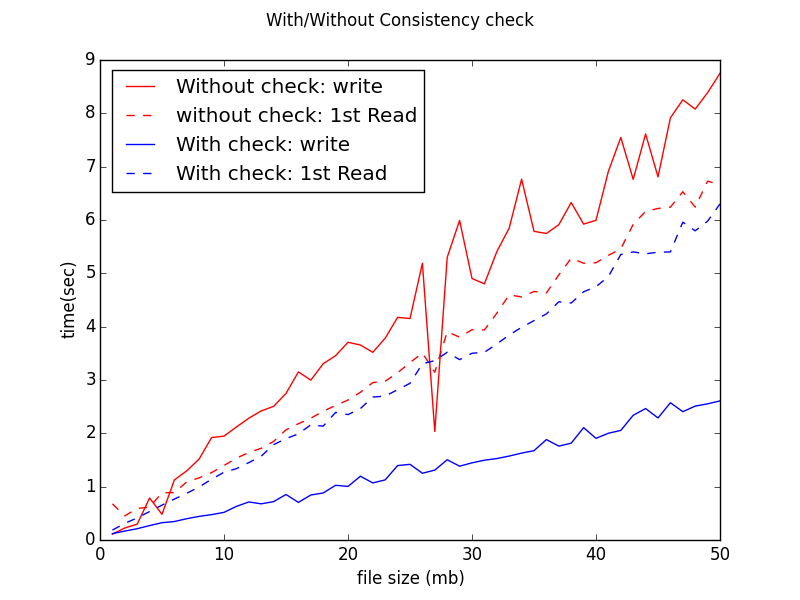

The script that saved this image:
#!/usr/bin/python
import sys
import math
import numpy as np
import matplotlib.pyplot as plt
from os import listdir
from os.path import isfile, join

#===============================
def ReadData(filename):
  with open(filename) as f:
    data = f.read()
  data = data.split('\n')
  return data 

def ReadList3(data):
  n = []
  r1 = []
  r2 = []
  for line in data:
    if line.strip(' '):
      elements = line.split(',')
      n.append(int(elements[0]))
      r1.append(float(elements[1]))
      r2.append(float(elements[2]))
  return n, r1, r2

def ReadList1(data):
  n = []
  w = []
  r1 = []
  r2 = []
  for line in data:
    if line.strip(' '):
      elements = line.split(',')
      n.append(int(elements[0]))
      w.append(float(elements[1]))
      r1.append(float(elements[2]))
      r2.append(float(elements[3]))
  return n, w, r1, r2


#==================================
def DrawFig(filename):
  #average of log time
  data0 = ReadData("norele_single_rw.csv")
  data1 = ReadData("single_rw.csv")
   
  n0, w0, r01, r02 = ReadList1(data0)
  n1, w1, r11, r12 = ReadList1(data1)

  fig = plt.figure()
  ax = fig.add_subplot(111)
  fig.suptitle("With/Without Consistency check")
  plt.xlabel('file size (mb)')
  plt.ylabel('time(ms)')
#ax.set_yscale('log')
#plt.xlim([2.6, 8.3])
  ax.plot(n0, w0, 'r-', label="Without check: write")
  ax.plot(n0, r01, 'r--', label="without check: 1st Read")
  ax.plot(n1, w1, 'b-', label="With check: write")
  ax.plot(n1, r11, 'b--', label="With check: 1st Read")
  ax.legend(bbox_to_anchor=(0.02, 0.98), loc=2, borderaxespad=0.)
  plt.savefig('norele.png')
  plt.show()
  return

#==================================
def main():
  DrawFig("single_rw.csv");
  return

# -------------------------------
# standard boilerplate
if __name__ == '__main__':
  main()
 
